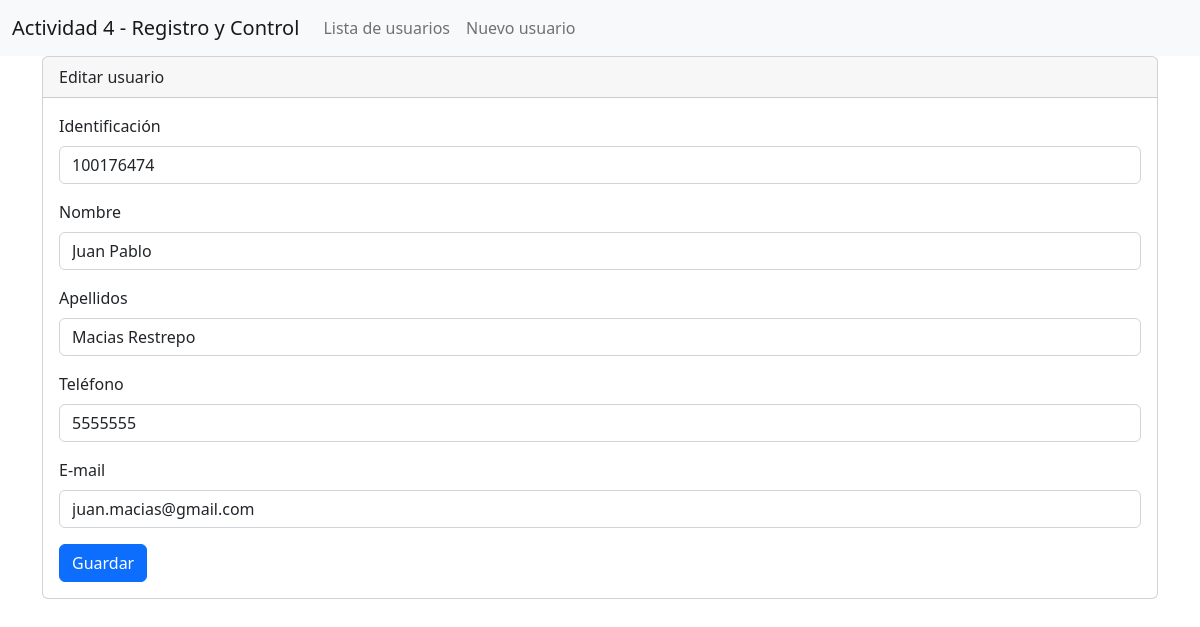
Page /paginas/usuarios/editar.php?id=1 on the committed database.
### tables this page shows
CREATE TABLE `usuario` (
  `id_usuario` int(10) unsigned NOT NULL AUTO_INCREMENT,
  `identificacion` varchar(20) NOT NULL,
  `nombre` varchar(50) NOT NULL,
  `apellidos` varchar(50) NOT NULL,
  `telefono` varchar(20) DEFAULT NULL,
  `email` varchar(100) DEFAULT NULL,
  PRIMARY KEY (`id_usuario`)
);

### clases/usuarioRepositorio.php (called while the page is built, shortened)
<?php
class UsuarioRepositorio {
    private $conexion;
    public function __construct($conexion) {
        $this->conexion = $conexion;
    }
    public function consultar($idUsuario) {
        $sql = "SELECT id_usuario, identificacion, nombre, apellidos, telefono, email
                  FROM usuario
                 WHERE id_usuario = $idUsuario";
        $resultado = $this->conexion->query($sql);
        $registro = $resultado->fetch_assoc();
        $usuario = new Usuario();
        $usuario->setIdUsuario($registro['id_usuario']);
        $usuario->setIdentificacion($registro['identificacion']);
        $usuario->setNombre($registro['nombre']);
        $usuario->setApellidos($registro['apellidos']);
        $usuario->setTelefono($registro['telefono']);
        $usuario->setEmail($registro['email']);
        return $usuario;
    }
}

### clases/usuario.php (called while the page is built, shortened)
<?php
class Usuario {
    private $identificacion;
    private $nombre;
    private $apellidos;
    private $telefono;
    private $email;
    public function getIdentificacion() {
        return $this->identificacion;
    }
    public function setIdentificacion($identificacion) {
        $this->identificacion = $identificacion;
    }
    public function getNombre() {
        return $this->nombre;
    }
    public function setNombre($nombre) {
        $this->nombre = $nombre;
    }
    public function getApellidos() {
        return $this->apellidos;
    }
    public function setApellidos($apellidos) {
        $this->apellidos = $apellidos;
    }
    public function getTelefono() {
        return $this->telefono;
    }
    public function setTelefono($telefono) {
        $this->telefono = $telefono;
    }
    public function getEmail() {
        return $this->email;
    }
    public function setEmail($email) {
        $this->email = $email;
    }
}

### paginas/usuarios/editar.php (the view, shortened to what this page needs)
<?php
include('../../clases/baseDatos.php');
include('../../clases/usuario.php');
include('../../clases/usuarioRepositorio.php');
$idUsuario = (isset($_GET['id'])) ? $_GET['id'] : $_POST['id'];
$baseDatos = new BaseDatos();
$conexion = $baseDatos->conectar();
$usuarioRepositorio = new UsuarioRepositorio($conexion);
$usuario = $usuarioRepositorio->consultar($idUsuario);
?>
<!doctype html>
<html lang="es">
<head>
    <link href="https://cdn.jsdelivr.net/npm/bootstrap@5.2.0/dist/css/bootstrap.min.css" rel="stylesheet">
</head>
<body>
    <?php include('../navegacion.php') ?>
    <div class="container">
        <div class="card">
            <div class="card-header">
            Editar usuario
            </div>
            <div class="card-body">
                <form method="post">
                    <div class="mb-3">
                        <label for="identificacion" class="form-label">Identificación</label>
                        <input type="text" class="form-control" id="identificacion" name="identificacion" value="<?php echo $usuario->getIdentificacion(); ?>" required>
                    </div>
                    <div class="mb-3">
                        <label for="nombre" class="form-label">Nombre</label>
                        <input type="text" class="form-control" id="nombre" name="nombre" value="<?php echo $usuario->getNombre(); ?>" required>
                    </div>
                    <div class="mb-3">
                        <label for="apellidos" class="form-label">Apellidos</label>
                        <input type="text" class="form-control" id="apellidos" name="apellidos" value="<?php echo $usuario->getApellidos(); ?>" required>
                    </div>
                    <div class="mb-3">
                        <label for="telefono" class="form-label">Teléfono</label>
                        <input type="text" class="form-control" id="telefono" name="telefono" value="<?php echo $usuario->getTelefono(); ?>">
                    </div>
                    <div class="mb-3">
                        <label for="email" class="form-label">E-mail</label>
                        <input type="email" class="form-control" id="email" name="email" value="<?php echo $usuario->getEmail(); ?>">
                    </div>
                    <button type="submit" class="btn btn-primary">Guardar</button>
                </form>
            </div>
        </div>
    </div>
</body>
</html>

### rows in the picture
usuario: identificacion "100176474", nombre "Juan Pablo", apellidos "Macias Restrepo", telefono "5555555", email "juan.macias@gmail.com"
